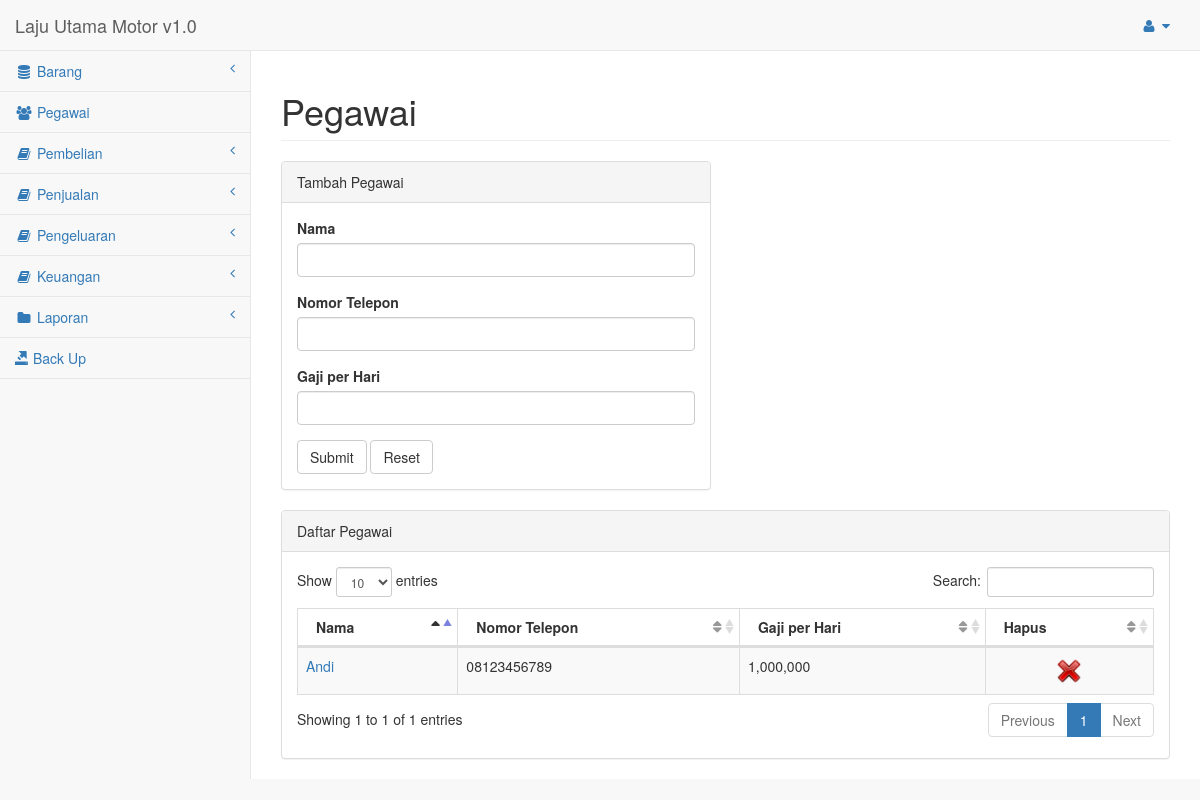
Screenshot of /pegawai (signed in) with the database file from the repository.
### tables this page shows
CREATE TABLE `pegawai` (
  `ID` int(11) NOT NULL,
  `Nama` varchar(50) NOT NULL,
  `Telp` varchar(20) DEFAULT NULL,
  `Gaji` decimal(10,0) NOT NULL
);

### application/controllers/Pegawai.php (called while the page is built, shortened)
<?php
class Pegawai extends MY_Controller {
	function __construct() {
		$this->load->model('Pegawai_model');
		$this->load->model('Barang_model');
		$this->load->model('Penjualan_model');
	}
	public function index($action = NULL) {
		if($action != NULL)
		{
			if($action == 'insert')
			{
				$nama = $_POST['nama'];
				$telp = $_POST['telp'];
				$gaji = $_POST['gaji'];
				$this->Pegawai_model->add_pegawai($nama, $telp, $gaji);
				redirect('/pegawai/', 'refresh');
			}
		}
		else
		{
			$this->data['result'] = $this->Pegawai_model->get_pegawai();
			$this->load->view('pegawai/view',$this->data);
		}
	}
}

### index.php (called while the page is built, shortened)
<?php
require_once BASEPATH.'core/CodeIgniter.php';

### application/models/Pegawai_model.php (called while the page is built, shortened)
<?php if (!defined('BASEPATH'))
class Pegawai_model extends CI_Model {
	public function get_pegawai($id = NULL)
	{
		if( $id != NULL ) {
			$query = $this->db->get_where('pegawai', array('ID' => $id));
			$result = $query->result();
		}
		else {
			$query = $this->db->get('pegawai');
			$result = $query->result();
		}
		return $result;
	}
}
?>

### application/views/pegawai/view.php (the view, shortened to what this page needs)
<?php
    $baseUrl = $this->config->item('base_url');
?>
        <div id="page-wrapper">
            <div class="row">
                <div class="col-lg-12">
                    <h1 class="page-header">Pegawai</h1>
                </div>
            </div>
            <div class="row">
                <div class="col-lg-6">
                    <div class="panel panel-default">
                        <div class="panel-heading">
                            Tambah Pegawai
                        </div>
                        <div class="panel-body">
                            <div class="table-responsive">
                                <form id="addForm" action="<?= $baseUrl ?>pegawai/index/insert" method="post" role="form">
                                    <div class="form-group">
                                        <label>Nama</label>
                                        <input class="form-control" id="nama" name="nama" >
                                    </div>
                                    <div class="form-group">
                                        <label>Nomor Telepon</label>
                                        <input class="form-control" id="telp" name="telp" >
                                    </div>
                                    <div class="form-group">
                                        <label>Gaji per Hari</label>
                                        <input class="form-control" id="gaji" name="gaji" >
                                    </div>
                                    <button type="submit" class="btn btn-default">Submit</button>
                                    <button type="reset" class="btn btn-default">Reset</button>
                                </form>
                            </div>
                        </div>
                    </div>
                </div>
            </div>
            <div class="row">
                <div class="col-lg-12">
                    <div class="panel panel-default">
                        <div class="panel-heading">
                            Daftar Pegawai
                        </div>
                        <?php
                            if (!empty($result)){
                        ?>
                        <div class="panel-body">
                            <table width="100%" class="table table-striped table-bordered table-hover" id="dataTables-example">
                                <thead>
                                    <tr>
                                        <th >Nama</th>
                                        <th >Nomor Telepon</th>
                                        <th >Gaji per Hari</th>
                                        <th >Hapus</th>
                                    </tr>
                                </thead>
                                <tbody>
                                    <?php
                                        $count = 1;
                                        foreach($result as $res){
                                            if($count%2 == 0) {
                                                $class = "even";
                                            }
                                            else {
                                                $class = "odd";
                                            }
                                            echo '<tr class="'.$class.'">';
                                                echo '<td>';
                                                echo '<a href="'.$baseUrl.'pegawai/edit/'.$res->ID.'" >';
                                                echo $res->Nama;
                                                echo '</a>';
                                                echo "</td>";
                                                echo '<td>';
                                                echo $res->Telp;
                                                echo "</td>";
                                                echo '<td>';
                                                echo number_format($res->Gaji);
                                                echo "</td>";
                                                echo '<td style="text-align:center">';
                                                echo '<a href="#" onClick="return confirmDelete('.$res->ID.')" >';
                                                echo '<img src="'.$baseUrl.'assets/images/delete.png" alt="delete" height="30" width="30" >';
                                                echo '</a>';
                                                echo "</td>";
                                            echo "</tr>";
                                            $count++;
                                        }
                                    ?>
                                </tbody>
                            </table>
                        </div>
                        <?php
                            }
                        ?>
                    </div>
                </div>
            </div>
        </div>
    </div>

### rows the page displays
pegawai: Nama "Andi", Telp "08123456789", Gaji "1,000,000"
